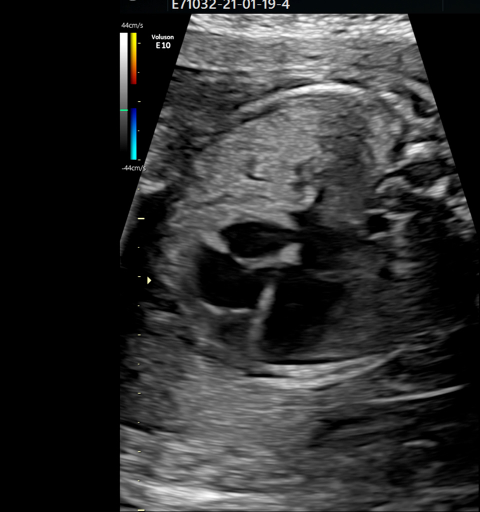
#> input picture models/BiSeNetOFF/1.bmp, 960 x 1024 px, found by its file name (shown at 1/2 size)
$ python '图像融合.py'
#> lines starting #> are read from the running program, lines starting #| are printed output that depends on the picture; pictures that were not available may be replaced by others from this repository, and a replacement may not be noted
# [13 lines of commented-out code are left out]

"""
import cv2
import numpy as np
img1 = cv2.imread('1.bmp')
img2 = cv2.imread('return.png')
img1_resize = cv2.resize(img1, (400 , 400))
img2_resize = cv2.resize(img2, (400 , 400))
#利用seamlessClone函数进行图像融合
img_seamless = cv2.seamlessClone(img2_resize, img1_resize, img2_resize, (200, 200), cv2.NORMAL_CLONE)
cv2.imshow('seamless', img_seamless/255.0)
cv2.waitKey(0)
"""

import cv2
import numpy as np
img1 = cv2.imread('1.bmp')
#> img1 is the input picture: shape (1024, 960, 3); mean B, G, R 46.1, 46.1, 46
img2 = cv2.imread('return.png')
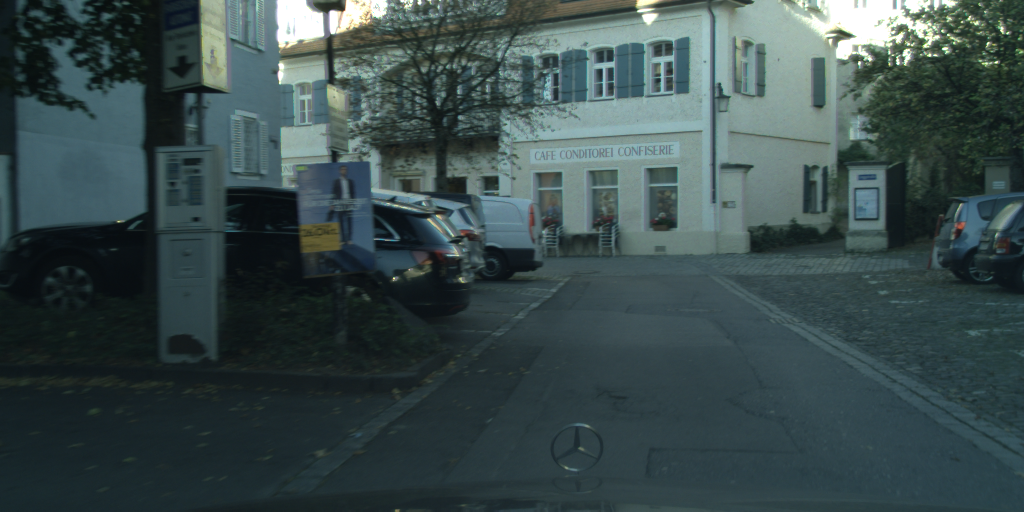
#> input picture models/BiSeNetOFF/example.png, 2048 x 1024 px, given in place of return.png, which was not available (shown at 1/2 size)
#> img2 is the input picture: shape (1024, 2048, 3); mean B, G, R 76, 75.3, 58.1
img1_resize = cv2.resize(img1, (400 , 400))
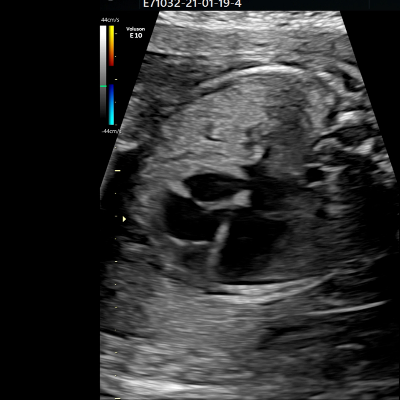
#> img1_resize: shape (400, 400, 3); mean B, G, R 46, 46, 45.9
img2_resize = cv2.resize(img2, (400 , 400))
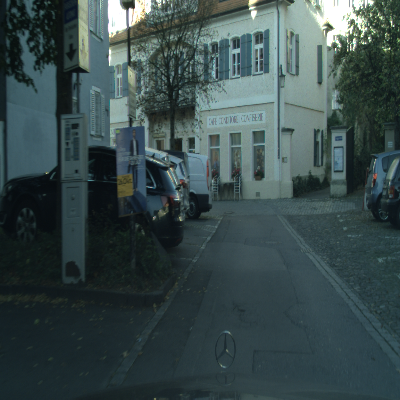
#> img2_resize: shape (400, 400, 3); mean B, G, R 75.9, 75.2, 58

#去除img2的背景,保存为mask
img2_gray = cv2.cvtColor(img2_resize, cv2.COLOR_BGR2GRAY)
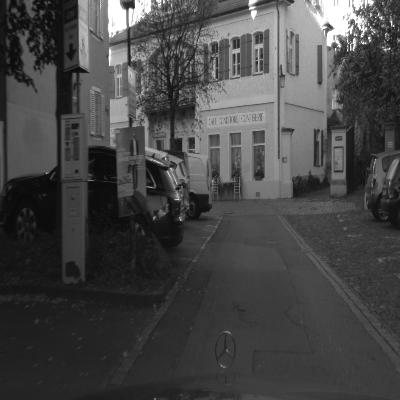
#> img2_gray: shape (400, 400); min 10, max 255, mean 70.1
ret, mask = cv2.threshold(img2_gray, 0, 255, cv2.THRESH_BINARY)
#> mask: shape (400, 400); every value is 255
mask_inv = cv2.bitwise_not(mask)
#> mask_inv: shape (400, 400); every value is 0
cv2.imshow('mask', mask/255.0)
cv2.imshow('mask_inv', mask_inv/255.0)
cv2.waitKey(0)
